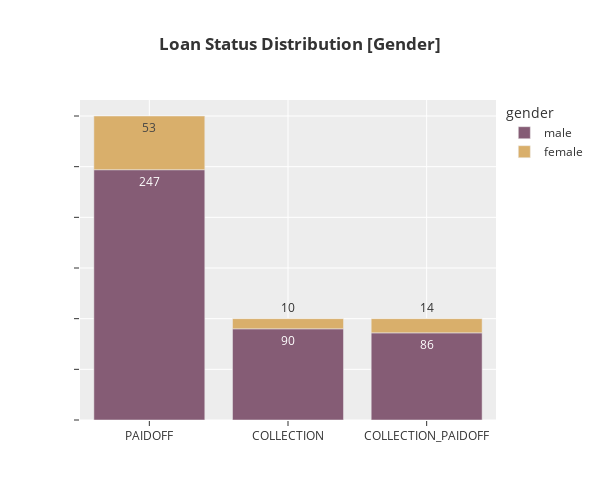

Source (notebook cell):
### Code cell
fig = px.bar(stat_gen, 'loan_status', 'count', text_auto=True, title='<b>Loan Status Distribution [Gender]</b>',
             labels={'count':'', 'loan_status':''}, color_discrete_sequence=px.colors.qualitative.Antique,
             color='gender', width=600, height=500)
fig.update_yaxes(showticklabels=False)

### Figure 1 — Plotly figure (JSON) as saved in the notebook; plotly's stock layout.template omitted (floating-point values rounded to 4 significant figures)
{"data": [{"alignmentgroup": "True", "hovertemplate": "gender=male<br>=%{y}<extra></extra>", "legendgroup": "male", "marker": {"color": "rgb(133, 92, 117)", "pattern": {"shape": ""}}, "name": "male", "offsetgroup": "male", "orientation": "v", "showlegend": true, "textposition": "auto", "texttemplate": "%{y}", "type": "bar", "x": ["PAIDOFF", "COLLECTION", "COLLECTION_PAIDOFF"], "xaxis": "x", "y": [247, 90, 86], "yaxis": "y"}, {"alignmentgroup": "True", "hovertemplate": "gender=female<br>=%{y}<extra></extra>", "legendgroup": "female", "marker": {"color": "rgb(217, 175, 107)", "pattern": {"shape": ""}}, "name": "female", "offsetgroup": "female", "orientation": "v", "showlegend": true, "textposition": "auto", "texttemplate": "%{y}", "type": "bar", "x": ["PAIDOFF", "COLLECTION_PAIDOFF", "COLLECTION"], "xaxis": "x", "y": [53, 14, 10], "yaxis": "y"}], "layout": {"barmode": "relative", "height": 500, "legend": {"title": {"text": "gender"}, "tracegroupgap": 0}, "title": {"text": "<b>Loan Status Distribution [Gender]</b>"}, "width": 600, "xaxis": {"anchor": "y", "domain": [0, 1], "title": {"text": ""}}, "yaxis": {"anchor": "x", "domain": [0, 1], "showticklabels": false, "title": {"text": ""}}}}
